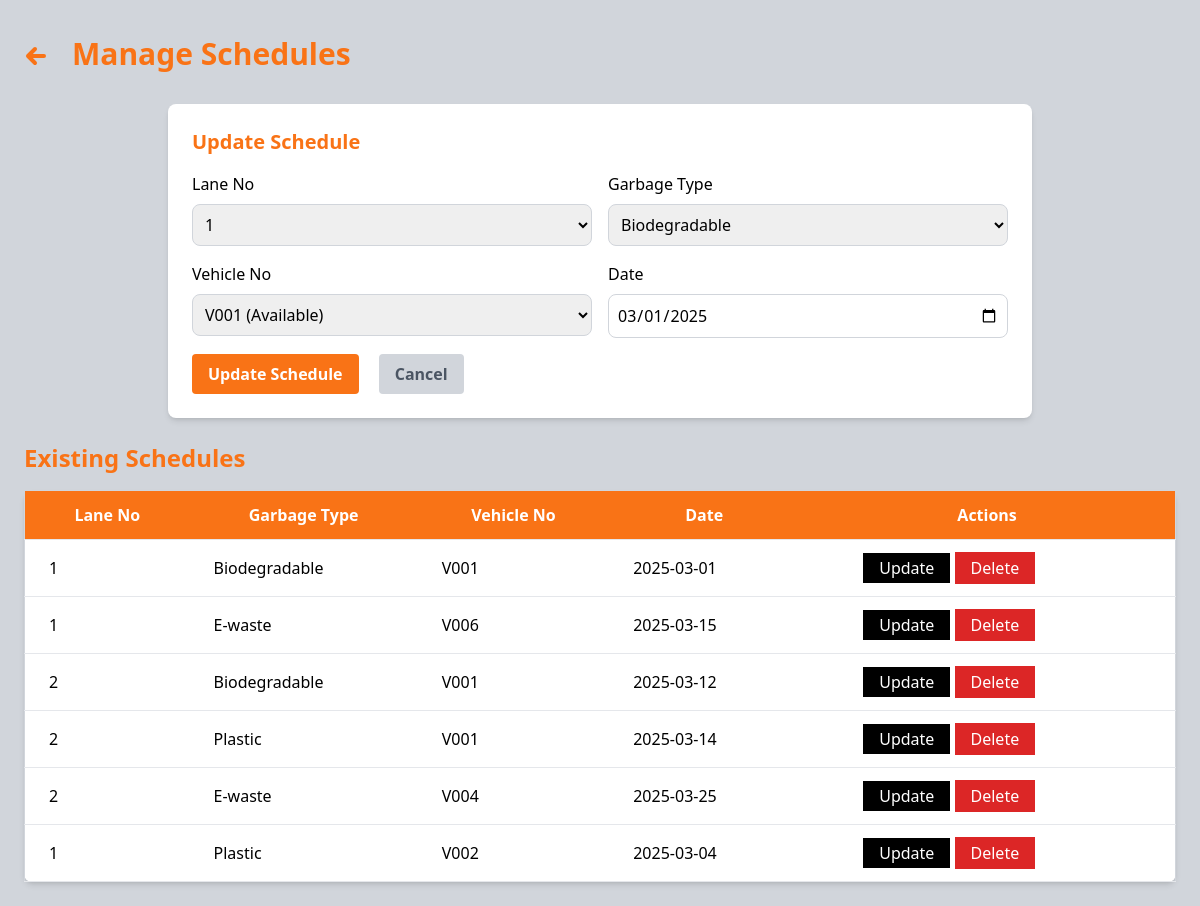
The page /manager/schedule.php?id=3 on the database its author committed.
### tables this page shows
CREATE TABLE IF NOT EXISTS `schedule` (
  `id` int NOT NULL AUTO_INCREMENT,
  `lane_no` varchar(50) NOT NULL,
  `garbage_type` enum('Plastic','Biodegradable','E-waste') NOT NULL,
  `day` varchar(50) NOT NULL,
  `week` enum('Every week','First week','Second week','Third week','Fourth week') NOT NULL,
  `vehicle_no` varchar(50) NOT NULL,
  PRIMARY KEY (`id`)
);

CREATE TABLE IF NOT EXISTS `vehicle` (
  `id` int NOT NULL AUTO_INCREMENT,
  `vehicle_no` varchar(50) NOT NULL,
  `capacity` int NOT NULL,
  `date` date NOT NULL,
  `status` enum('Available','Out of service','In service') NOT NULL,
  PRIMARY KEY (`id`),
  UNIQUE KEY `vehicle_no` (`vehicle_no`)
);

### manager/schedule.php (the view, shortened to what this page needs)
<?php
include '../config/database.php';
$sql = "SELECT * FROM schedule";
$result = $conn->query($sql);
$sql_lane = "SELECT lane_no FROM area";
$lanes_result = $conn->query($sql_lane);
$sql_vehicle = "SELECT vehicle_no, status FROM vehicle WHERE status IN ('In service', 'Available')";
$vehicles_result = $conn->query($sql_vehicle);
$schedule = null;
if (isset($_GET['id'])) {
    $id = $_GET['id'];
    $sql_schedule = "SELECT * FROM schedule WHERE id = $id";
    $result_schedule = $conn->query($sql_schedule);
    if ($result_schedule->num_rows > 0) {
        $schedule = $result_schedule->fetch_assoc();
    }
}
?>
<!DOCTYPE html>
<html lang="en">
<head>
    <script src="https://cdn.tailwindcss.com"></script>
</head>
<body class="bg-gray-300">
<div class="flex">
    <div class="flex-grow p-6">
        <div class="flex items-center space-x-4 py-3 mb-5">
            <a href="dashboard.php" class="flex items-center text-orange-500 hover:text-orange-700 text-2xl font-bold">
                <svg xmlns="http://www.w3.org/2000/svg" viewBox="0 0 24 24" fill="none" stroke="currentColor" class="h-6 w-6 mr-2 mt-1">
                    <path stroke-linecap="round" stroke-linejoin="round" stroke-width="4" d="M11 19l-7-7 7-7M4 12h16" />
                </svg>
            </a>
            <h1 class="text-3xl font-bold text-orange-500">Manage Schedules</h1>
        </div>
        <div class="flex items-center justify-center">
            <form action="schedule.php" method="POST" class="bg-white p-6 rounded-lg shadow-md mb-6 w-3/4">
                <h3 class="text-xl font-semibold mb-4 text-orange-500"><?php echo $schedule ? "Update Schedule" : "Create New Schedule"; ?></h3>
                <div class="grid grid-cols-2 gap-4">
                    <div>
                        <label for="lane_no" class="block mb-2">Lane No</label>
                        <select name="lane_no" id="lane_no" required class="w-full p-2 border border-gray-300 rounded-lg">
                            <?php while ($row_lane = $lanes_result->fetch_assoc()): ?>
                                <option value="<?php echo $row_lane['lane_no']; ?>" <?php echo ($schedule && $schedule['lane_no'] == $row_lane['lane_no']) ? 'selected' : ''; ?>>
                                    <?php echo $row_lane['lane_no']; ?>
                                </option>
                            <?php endwhile; ?>
                        </select>
                    </div>
                    <div>
                        <label for="garbage_type" class="block mb-2">Garbage Type</label>
                        <select name="garbage_type" id="garbage_type" required class="w-full p-2 border border-gray-300 rounded-lg">
                            <option value="Biodegradable" <?php echo ($schedule && $schedule['garbage_type'] == 'Biodegradable') ? 'selected' : ''; ?>>Biodegradable</option>
                        </select>
                    </div>
                    <div>
                        <label for="vehicle_no" class="block mb-2">Vehicle No</label>
                        <select name="vehicle_no" id="vehicle_no" required class="w-full p-2 border border-gray-300 rounded-lg">
                            <?php while ($row_vehicle = $vehicles_result->fetch_assoc()): ?>
                                <option value="<?php echo $row_vehicle['vehicle_no']; ?>" <?php echo ($schedule && $schedule['vehicle_no'] == $row_vehicle['vehicle_no']) ? 'selected' : ''; ?>>
                                    <?php echo $row_vehicle['vehicle_no'] . ' (' . $row_vehicle['status'] . ')'; ?>
                                </option>
                            <?php endwhile; ?>
                        </select>
                    </div>
                    <div>
                        <label for="date" class="block mb-2">Date</label>
                        <input type="date" name="date" id="date" required class="w-full p-2 border border-gray-300 rounded-lg" value="<?php echo $schedule ? $schedule['day'] : ''; ?>">
                    </div>
                </div>
                <button type="submit" name="<?php echo $schedule ? 'update' : 'create'; ?>" class="text-white px-4 py-2 rounded bg-orange-500 font-semibold mt-4 hover:bg-orange-600"><?php echo $schedule ? 'Update Schedule' : 'Create Schedule'; ?></button>
                <?php if (isset($schedule)): ?>
                    <a href="schedule.php"><button type="button" id="cancel-btn" class="text-gray-600 px-4 py-2 rounded bg-gray-300 font-semibold mt-4 ml-4 hover:bg-gray-400" onclick="cancelEdit()">Cancel</button></a>
                <?php endif; ?>
            </form>
        </div>
        <h3 class="text-2xl font-bold text-orange-500 mb-4">Existing Schedules</h3>
        <table class="min-w-full bg-white border border-gray-300 rounded-lg shadow-md">
            <thead>
                <tr class="bg-orange-500">
                    <th class="px-6 py-3 border-b text-white">Lane No</th>
                    <th class="px-6 py-3 border-b text-white">Garbage Type</th>
                    <th class="px-6 py-3 border-b text-white">Vehicle No</th>
                    <th class="px-6 py-3 border-b text-white">Date</th>
                    <th class="px-6 py-3 border-b text-white">Actions</th>
                </tr>
            </thead>
            <tbody>
                <?php while ($row = $result->fetch_assoc()): ?>
                <tr>
                    <td class="px-6 py-3 border-b"><?php echo $row['lane_no']; ?></td>
                    <td class="px-6 py-3 border-b"><?php echo $row['garbage_type']; ?></td>
                    <td class="px-6 py-3 border-b"><?php echo $row['vehicle_no']; ?></td>
                    <td class="px-6 py-3 border-b"><?php echo $row['day']; ?></td>
                    <td class="px-6 py-3 border-b">
                        <a href="schedule.php?id=<?php echo $row['id']; ?>" class="bg-black text-white px-4 py-1  ml-10 hover:bg-gray-600">Update</a>
                        <form action="schedule.php" method="POST" class="inline-block" onsubmit="return confirmDelete()">
                            <button type="submit" name="delete" class="bg-red-600 text-white px-4 py-1 hover:bg-red-500">Delete</button>
                        </form>                    </td>
                </tr>
                <?php endwhile; ?>
            </tbody>
        </table>
    </div>
</div>
</body>
</html>

### rows shown on the page
schedule: lane_no "1", garbage_type "Biodegradable", vehicle_no "V001 (Available)", date "03/01/2025", vehicle_no "V001", day "2025-03-01"
schedule: lane_no "1", garbage_type "E-waste", vehicle_no "V006", day "2025-03-15"
schedule: lane_no "2", garbage_type "Biodegradable", vehicle_no "V001", day "2025-03-12"
schedule: lane_no "2", garbage_type "Plastic", vehicle_no "V001", day "2025-03-14"
schedule: lane_no "2", garbage_type "E-waste", vehicle_no "V004", day "2025-03-25"
schedule: lane_no "1", garbage_type "Plastic", vehicle_no "V002", day "2025-03-04"
